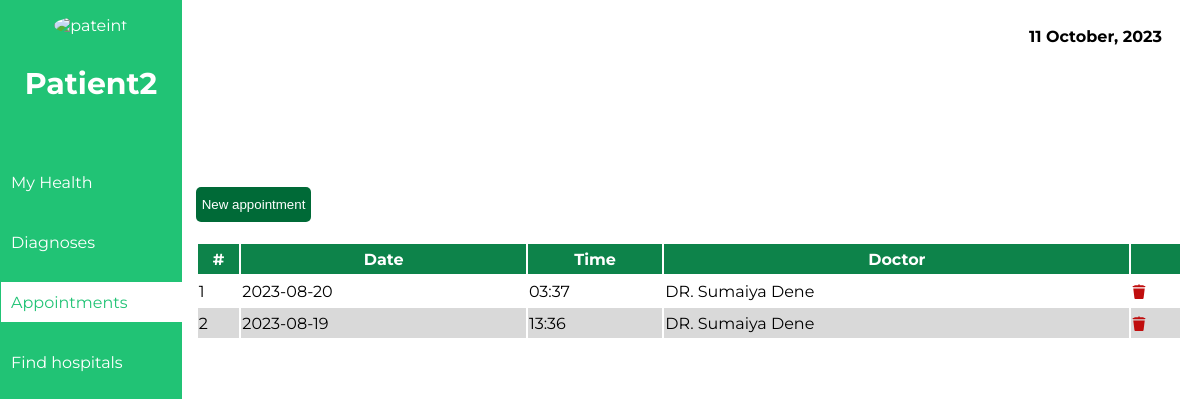
Page /patient/appointments.php (signed in) on the committed database.
### tables this page shows
CREATE TABLE `patient` (
  `firstname` varchar(20) NOT NULL,
  `lastname` varchar(20) NOT NULL,
  `password` varchar(16) NOT NULL,
  `dob` date NOT NULL,
  `gender` varchar(7) NOT NULL,
  `genotype` varchar(5) NOT NULL,
  `bloodgroup` varchar(5) NOT NULL,
  `tel` varchar(15) NOT NULL,
  `email` varchar(40) NOT NULL
);

CREATE TABLE `appointments` (
  `appointmentid` varchar(20) NOT NULL,
  `doctor` varchar(20) NOT NULL,
  `department` varchar(23) NOT NULL,
  `telephone` varchar(15) NOT NULL,
  `symptoms` varchar(30) NOT NULL,
  `data` date NOT NULL,
  `patient` varchar(40) NOT NULL,
  `time` varchar(10) NOT NULL
);

CREATE TABLE `doctors` (
  `name` varchar(40) NOT NULL,
  `email` varchar(40) NOT NULL,
  `password` varchar(40) NOT NULL,
  `department` varchar(50) NOT NULL
);

### patient/appointments.php (the view, shortened to what this page needs)
<?php
if(!isset($_SESSION['patient'])){
    header('location:signin.php');
}
else{
    $patient = $_SESSION['patient'];
    include '../connection.php';
    $apSELECT = "SELECT *FROM appointments where patient = '$patient'";
    $apQUERY = mysqli_query($connection, $apSELECT);
    $SELECT = "SELECT *FROM patient where email = '$patient'";
    $QUERY = mysqli_query($connection, $SELECT);
    $res = mysqli_fetch_assoc($QUERY);
    function convert($date):string{
        $new_date = date("d F, Y", strtotime($date));
       return $new_date;
    }
}
    ?>
<!DOCTYPE html>
<html lang="en">
<head>
    <link rel="stylesheet" href="../css/appointments.css">
</head>
<body>
    <div class="sidebar">
            <div class="patient">
                <div class="image">
                    <img src="../images/avatar.png" alt="pateint">
                </div>
                <h3><?php echo $res['firstname'] ?></h3>
            </div>
            <div class="menu">
                <a href="dashboard.php"><div class="menu-item ">My Health</div></a>
                <a href="diagnosis.php"><div class="menu-item">Diagnoses</div></a>
                <a href=""><div class="menu-item current">Appointments</div></a>
                <a href="goelocation.php"><div class="menu-item">Find hospitals</div></a>
            </div>
    </div>
    <div class="main">
       <div class="date">
        <b><?php echo convert(date('d-m-Y'))?></b>
       </div>
       <div class="below">
        <a href="../index.php#appointments"><button>New appointment</button></a>
        <div class="table">
        <?php  if($apQUERY -> num_rows == 0){
                        echo 'You have no appointments';
                    }
                    else{
                        echo '
            <table>
                <thead>
                    <tr>
                        <th>#</th>
                        <th>Date</th>
                        <th>Time</th>
                        <th>Doctor</th>
                         <th></th>
                    </tr>
                </thead>
                <tbody>
                            ';
                        $number = 0;
                    while( $apres = mysqli_fetch_assoc($apQUERY)){
                        $doctor = $apres['doctor'];
                        $docQuery = mysqli_query($connection, "SELECT name FROM doctors where email = '$doctor'");
                        $res = mysqli_fetch_assoc($docQuery);
                        $number++;
                        echo '
                    <tr>
                        <td>'.$number.'</td>
                        <td>'.$apres['data'].'</td>
                        <td>'.$apres['time'].'</td>
                        <td>'.$res['name'].'</td>
                        <td> <a onclick=sure("'.$apres['appointmentid'].'")> <img src="../images/delete.svg" alt="del"></a> </td>
                    </tr>
                    ';
                }
             } ?>
                </tbody>
            </table>
        </div>
       </div>
    </div>
</body>
</html>

### css/appointments.css (style rules this page uses)
body { background-color: white; font-family: 'Montserrat'; }
.sidebar { background-color:#21C375; color: white; width:15%; border: 1px solid #21C375; min-height: 100vh; position: fixed; top:0; left:0; }
.patient { width: 100%; text-align: center; margin-top: 15px; margin-bottom: 60px; }
.patient h3 { font-weight: bolder; font-size: 30px; }
.image img { border-radius: 100%; }
.sidebar .menu { width: 99%; }
.menu-item { width:100%; height:40px; display: flex; align-items: center; padding-left: 10px; color: white; margin-top:20px ; margin-bottom:20px ; }
.current { background-color: white; color: #21C375; }
.menu a { text-decoration: none; }
.main { width: 85%; margin-left: auto; }
.date { text-align: right; height: 100px; margin-right: 30px; }
.below { width:98%; margin-left: auto; margin-right: auto; margin-top: 60px; }
.below button { background-color: #006A37; color: #FFF; border: none; border-radius: 5px; height: 35px; margin-bottom: 20px; }
.table { width: 100%; margin: auto; }
table { width: 100%;; }
thead tr { background-color: #0D834A; color:white; height: 30px; }
tbody tr { color:black; height: 30px; }
tbody tr:nth-child(even) { background-color: #D9D9D9; }
table img { height: 15px; }

### rows in the picture
patient: firstname "Patient2"
appointments: data "2023-08-20", time "03:37", doctors.name "DR. Sumaiya Dene"
appointments: data "2023-08-19", time "13:36", doctors.name "DR. Sumaiya Dene"
